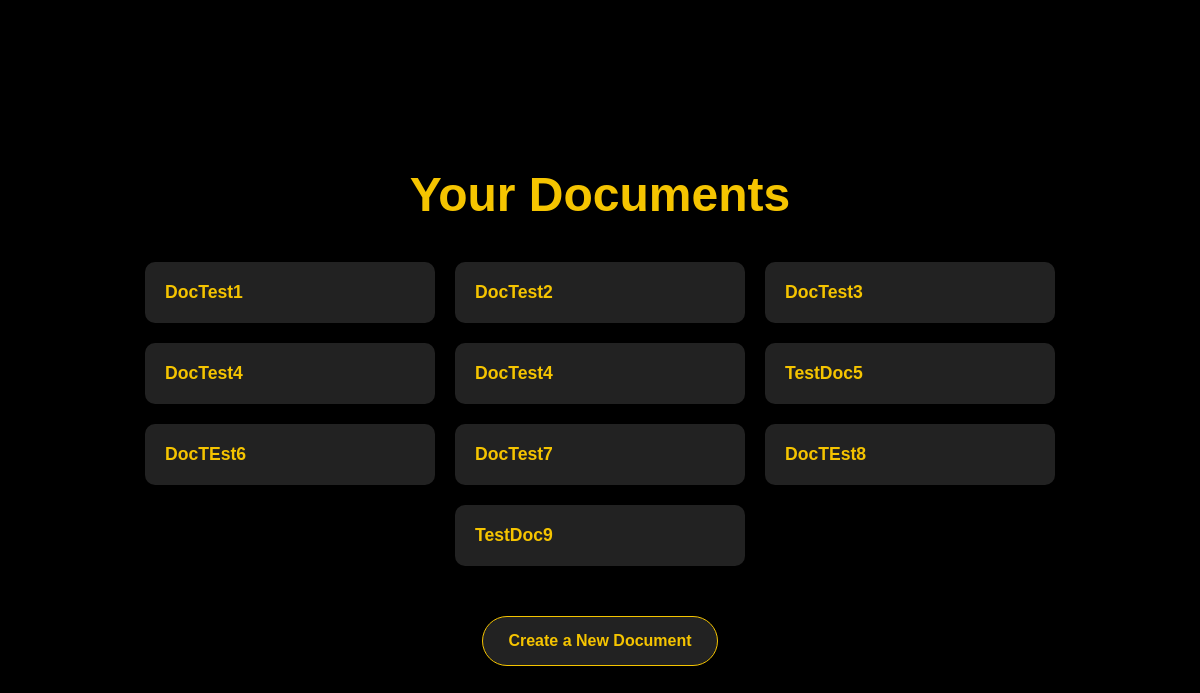
The app's page /documents/ (signed in) with its own data.
### editor/models.py (models this page shows, shortened)
class Document(models.Model):
    title = models.CharField(max_length=200)
    content = models.TextField()  # Raw text content for the document (can be HTML)
    owner = models.ForeignKey(User, on_delete=models.CASCADE)
    collaborators = models.ManyToManyField(User, through='CollaboratorRole', related_name='collaborated_documents', blank=True)
    created_at = models.DateTimeField(auto_now_add=True)
    updated_at = models.DateTimeField(auto_now=True)

### editor/views.py (the view)
# urls.py: path('documents/', views.document_list, name='document_list'),  # List all documents
def document_list(request):
    documents = Document.objects.filter(owner=request.user) | Document.objects.filter(collaborators=request.user)
    return render(request, 'editor/document_list.html', {'documents': documents})

### editor/templates/editor/document_list.html (shortened to what this page needs)
<!DOCTYPE html>
<html lang="en">
<head>
</head>
<body>
    <h1>Your Documents</h1>
    <div class="cards-container">
        {% for document in documents %}
            <div class="card">
                <a href="{% url 'document_detail' pk=document.pk %}">{{ document.title }}</a>
            </div>
        {% empty %}
            <div class="card empty-message">No documents found.</div>
        {% endfor %}
    </div>
    <a href="{% url 'create_document' %}" class="create-doc-button">Create a New Document</a>
</body>
</html>

### editor/templates/editor/document_list.html (style rules this page uses)
body { font-family: Arial, sans-serif; background-color: #000000; color: #f5c400; margin: 0; padding: 0; display: flex; justify-content: center; align-items: center; flex-direction: column; height: 100vh; text-align: center; }
h1 { font-size: 3em; margin-bottom: 20px; }
.cards-container { display: flex; flex-wrap: wrap; justify-content: center; gap: 20px; padding: 20px; width: 100%; max-width: 1200px; }
.card { background-color: #222222; color: #f5c400; padding: 20px; border-radius: 10px; width: 250px; box-shadow: 0 4px 6px rgba(0, 0, 0, 0.2); transition: transform 0.3s ease, box-shadow 0.3s ease; text-align: left; font-size: 1.1em; }
.card a { text-decoration: none; color: #f5c400; font-weight: bold; transition: color 0.3s ease; }
a.create-doc-button { text-decoration: none; color: #f5c400; font-weight: bold; background-color: #222222; padding: 15px 25px; border-radius: 50px; border: 1px solid #f5c400; margin-top: 30px; transition: background-color 0.3s ease; }

### records on screen
Document: title "DocTest1"
Document: title "DocTest2"
Document: title "DocTest3"
Document: title "DocTest4"
Document: title "DocTest4"
Document: title "TestDoc5"
Document: title "DocTEst6"
Document: title "DocTest7"
Document: title "DocTEst8"
Document: title "TestDoc9"
